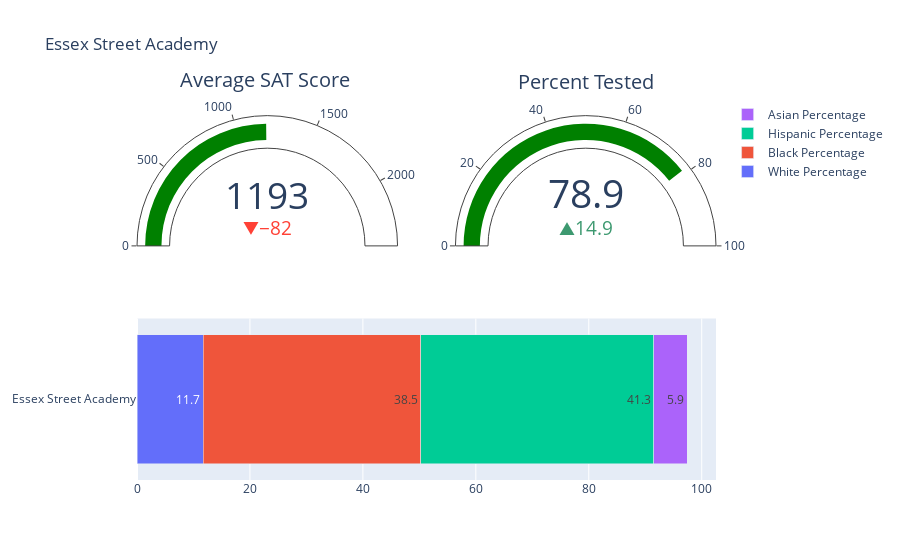

Notebook cell for this chart:
### Code cell
three_plot("Essex Street Academy")

### Figure 1 — Plotly figure (JSON) as saved in the notebook; plotly's stock layout.template omitted (floating-point values rounded to 4 significant figures)
{"data": [{"name": "White Percentage", "orientation": "h", "text": [11.7], "type": "bar", "x": [11.7], "xaxis": "x", "y": ["Essex Street Academy"], "yaxis": "y"}, {"name": "Black Percentage", "orientation": "h", "text": [38.5], "type": "bar", "x": [38.5], "xaxis": "x", "y": ["Essex Street Academy"], "yaxis": "y"}, {"name": "Hispanic Percentage", "orientation": "h", "text": [41.3], "type": "bar", "x": [41.3], "xaxis": "x", "y": ["Essex Street Academy"], "yaxis": "y"}, {"name": "Asian Percentage", "orientation": "h", "text": [5.9], "type": "bar", "x": [5.9], "xaxis": "x", "y": ["Essex Street Academy"], "yaxis": "y"}, {"delta": {"reference": 1275}, "domain": {"column": 1, "row": 1, "x": [0, 0.45], "y": [0.575, 1]}, "gauge": {"axis": {"range": [0, 2400]}}, "mode": "gauge+number+delta", "title": {"text": "Average SAT Score "}, "type": "indicator", "value": 1193}, {"delta": {"reference": 64}, "domain": {"column": 2, "row": 1, "x": [0.55, 1], "y": [0.575, 1]}, "gauge": {"axis": {"range": [0, 100]}}, "mode": "gauge+number+delta", "title": {"text": "Percent Tested"}, "type": "indicator", "value": 78.9}], "layout": {"autosize": true, "barmode": "stack", "title": {"text": "Essex Street Academy"}, "xaxis": {"anchor": "y", "autorange": true, "domain": [0, 1], "range": [0, 102.5], "type": "linear"}, "yaxis": {"anchor": "x", "autorange": true, "domain": [0, 0.425], "range": [-0.5, 0.5], "type": "category"}}}
